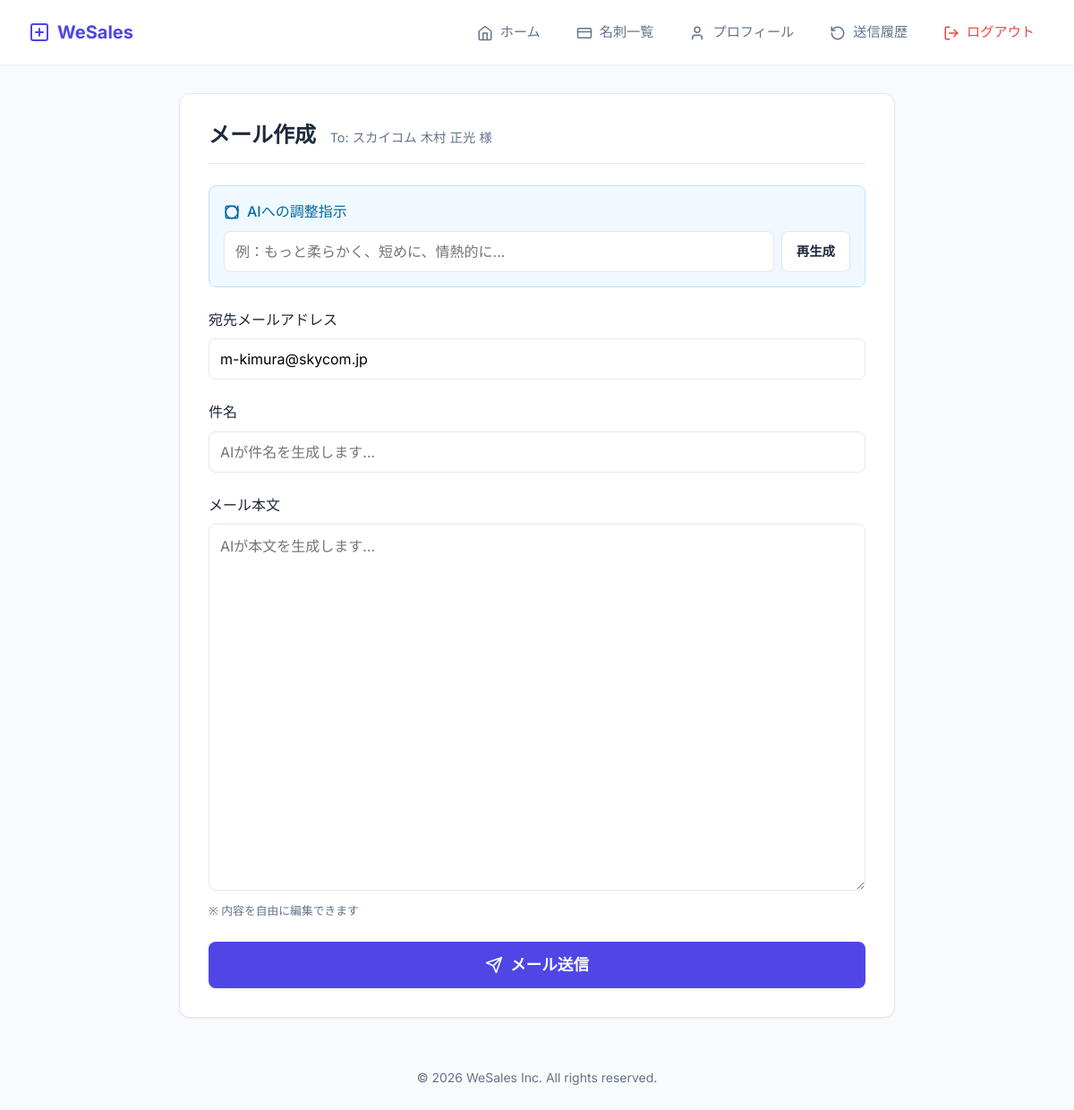
/create_email/44 (signed in), run on the app's committed database.
### models.py (models this page shows, shortened)
class Card(db.Model):
    id = db.Column(db.Integer, primary_key=True)
    user_id = db.Column(db.Integer, db.ForeignKey("user.id"), nullable=False)
    image_path = db.Column(db.String(200))
    company_name = db.Column(db.String(100))
    department_name = db.Column(db.String(100))
    job_title = db.Column(db.String(100))
    last_name = db.Column(db.String(100))
    first_name = db.Column(db.String(100))
    phone_number = db.Column(db.String(20))
    email = db.Column(db.String(120))
    url = db.Column(db.String(200))
    created_at = db.Column(db.DateTime, default=datetime.now)
    user = db.relationship("User", backref=db.backref("cards", lazy=True))
    @property
    def person_name(self):
        return f"{self.last_name or ''} {self.first_name or ''}".strip()

### routes/cards.py (the view)
@cards_bp.route("/create_email/<int:card_id>")
@login_required
def create_email_page(card_id):
    card = db.session.get(Card, card_id)
    if not card:
        abort(404)
    if card.user_id != current_user.id:
        return redirect(url_for('main.index'))
    return render_template("create_email.html", card=card)

### app.py (called while the page is built)
def create_app(config_class=Config):
    app = Flask(__name__)
    app.config.from_object(config_class)
    db.init_app(app)
    bcrypt.init_app(app)
    csrf.init_app(app)
    login_manager.init_app(app)
    @login_manager.user_loader
    def load_user(user_id):
        return User.query.get(int(user_id))
    @app.context_processor
    def inject_now():
        return {"now": datetime.now(timezone.utc)}
    from routes.auth import auth_bp
    from routes.main import main_bp
    from routes.cards import cards_bp
    from routes.history import history_bp
    from routes.admin import admin_bp
    from routes.import_routes import import_bp
    app.register_blueprint(auth_bp)
    app.register_blueprint(main_bp)
    app.register_blueprint(cards_bp)
    app.register_blueprint(history_bp)
    app.register_blueprint(admin_bp)
    app.register_blueprint(import_bp)
    return app

### Templates/create_email.html (shortened to what this page needs)
{% extends "base.html" %}
{% block content %}
<div class="card" style="max-width: 800px; margin: 0 auto;">
    <h2
        style="border-bottom: 1px solid var(--border-color); padding-bottom: var(--spacing-md); margin-bottom: var(--spacing-lg);">
        メール作成
        <span style="font-size: 0.9rem; font-weight: normal; color: var(--text-muted); margin-left: 10px;">
            To: {{ card.company_name }} {{ card.person_name }} 様
        </span>
    </h2>
    <div
        style="background-color: #f0f9ff; border: 1px solid #bae6fd; border-radius: var(--radius-md); padding: var(--spacing-md); margin-bottom: var(--spacing-lg);">
        <label style="color: #0369a1; display: flex; align-items: center; gap: 8px;">
            AIへの調整指示
        </label>
        <div style="display: flex; gap: var(--spacing-sm); margin-top: var(--spacing-sm);">
            <input type="text" id="toneInstruction" placeholder="例：もっと柔らかく、短めに、情熱的に..." style="flex: 1;">
            <button id="rewriteBtn" class="btn btn-secondary" style="font-size: 0.9rem; padding: 0.5rem 1rem;">
                再生成
            </button>
        </div>
    </div>
    <div class="form-group">
        <label for="targetEmail">宛先メールアドレス</label>
        <input type="email" id="targetEmail" value="{{ card.email or '' }}">
    </div>
    <div class="form-group">
        <label for="mailSubject">件名</label>
        <input type="text" id="mailSubject" placeholder="AIが件名を生成します...">
    </div>
    <div class="form-group">
        <label for="mailBody">メール本文</label>
        <textarea id="mailBody" rows="15" style="font-family: inherit; line-height: 1.6;"
            placeholder="AIが本文を生成します..."></textarea>
        <p style="font-size: 0.8rem; color: var(--text-muted); margin-top: 5px;">※ 内容を自由に編集できます</p>
    </div>
    <button id="sendBtn" class="btn btn-primary btn-block" style="font-size: 1.1rem; padding: 1rem;">
        <svg xmlns="http://www.w3.org/2000/svg" width="20" height="20" viewBox="0 0 24 24" fill="none"
            stroke="currentColor" stroke-width="2" stroke-linecap="round" stroke-linejoin="round"
            style="margin-right: 8px;">
            <line x1="22" y1="2" x2="11" y2="13" />
            <polygon points="22 2 15 22 11 13 2 9 22 2" />
        </svg>
        メール送信
    </button>
</div>
{% endblock %}

### static/css/style.css (style rules this page uses)
:root { --primary-color: #4f46e5; --primary-hover: #4338ca; --secondary-color: #64748b; --background-color: #f8fafc; --surface-color: #ffffff; --text-color: #1e293b; --text-muted: #64748b; --border-color: #e2e8f0; --success-color: #10b981; --danger-color: #ef4444; --font-family: 'Inter', system-ui, -apple-system, sans-serif; --spacing-xs: 0.25rem; --spacing-sm: 0.5rem; --spacing-md: 1rem; --spacing-lg: 1.5rem; --spacing-xl: 2rem; --radius-sm: 0.375rem; --radius-md: 0.5rem; --radius-lg: 0.75rem; --shadow-sm: 0 1px 2px 0 rgb(0 0 0 / 0.05); --shadow-md: 0 4px 6px -1px rgb(0 0 0 / 0.1), 0 2px 4px -2px rgb(0 0 0 / 0.1); --shadow-lg: 0 10px 15px -3px rgb(0 0 0 / 0.1), 0 4px 6px -4px rgb(0 0 0 / 0.1); }
* { box-sizing: border-box; margin: 0; padding: 0; }
body { font-family: var(--font-family); background-color: var(--background-color); color: var(--text-color); line-height: 1.6; display: flex; flex-direction: column; min-height: 100vh; }
h1, h2, h3, h4, h5, h6 { color: var(--text-color); font-weight: 700; line-height: 1.2; margin-bottom: var(--spacing-md); }
h2 { font-size: 1.5rem; }
.card { background-color: var(--surface-color); border-radius: var(--radius-lg); box-shadow: var(--shadow-sm); padding: var(--spacing-xl); border: 1px solid var(--border-color); margin-bottom: var(--spacing-lg); }
.btn { display: inline-flex; justify-content: center; align-items: center; padding: 0.75rem 1.5rem; border-radius: var(--radius-md); font-weight: 600; cursor: pointer; transition: all 0.2s; border: none; font-size: 1rem; line-height: 1; }
.btn-primary { background-color: var(--primary-color); color: white; }
.btn-secondary { background-color: var(--surface-color); color: var(--text-color); border: 1px solid var(--border-color); }
.btn-block { width: 100%; }
.form-group { margin-bottom: var(--spacing-lg); }
label { display: block; margin-bottom: var(--spacing-sm); font-weight: 500; color: var(--text-color); }
input[type="text"], input[type="email"], input[type="password"], input[type="url"], input[type="number"], textarea, select { width: 100%; padding: 0.75rem; border: 1px solid var(--border-color); border-radius: var(--radius-md); font-family: inherit; font-size: 1rem; transition: border-color 0.2s, box-shadow 0.2s; }

### data on the page
Card: company_name "スカイコム", person_name "木村 正光", email "m-kimura@skycom.jp"
